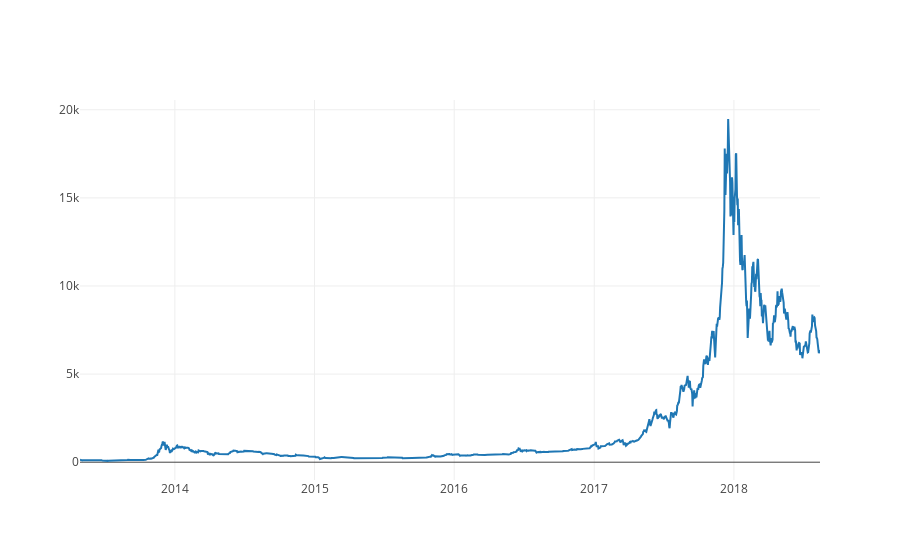

The notebook cell saved with this chart:
### Code cell
# Now, let's plot time series with plotly to make it interactive
import plotly.graph_objs as go
from plotly import tools
# Offline mode
from plotly.offline import init_notebook_mode, iplot
init_notebook_mode(connected=True)
# Prepare data
btc_data = go.Scatter(x=ts_BTC.index, y=ts_BTC.values)
#etc_data = go.Scatter(x=ts_ETC.index, y=ts_ETC.values)
#ltc_data = go.Scatter(x=ts_LTC.index, y=ts_LTC.values)
#xrp_data = go.Scatter(x=ts_XRP.index, y=ts_XRP.values)
# Create figure
#fig = tools.make_subplots(rows=2, cols=2,
#                          subplot_titles=('BTC Time Serie', 'ETC Time Serie',
#                                                         'LTC Time Serie', 'XRP Time Serie'))
# Append data
#fig.append_trace(btc_data, 1, 1)
#fig.append_trace(etc_data, 1, 2)
#fig.append_trace(ltc_data, 2, 1)
#fig.append_trace(xrp_data, 2, 2)
# Prepare layout
#fig['layout'].update(height=600, width=800, showlegend = False, title='Cryptocurrencies time series')
data_plot = [btc_data]
# Plot figure
iplot(data_plot)

### Figure 1 — Plotly figure (JSON) as saved in the notebook; plotly's stock layout.template omitted (floating-point values rounded to 4 significant figures; data arrays with more than 128 entries replaced by an {"elided": "..."} marker saying what was removed)
{"data": [{"x": {"elided": "1935 str values"}, "y": {"elided": "1935 float values"}, "type": "scatter", "uid": "68da5eca-c675-4c64-af05-26712b7be400"}], "layout": {}}
